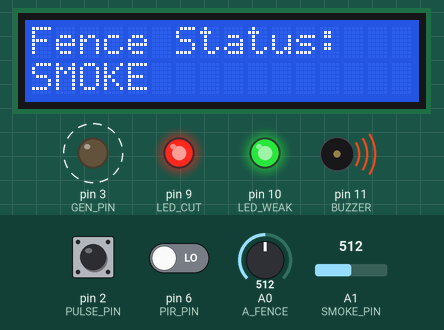
Recording of a sketch running on a simulated Arduino Uno, built with avr-gcc and run on an emulated ATmega328P. Parts: 16×2 character LCD, output pins drawn as LEDs (lit = HIGH), buzzer (waves = sounding). Dashed ring = blinking. Inputs (shaded band) come from the test bench; at power-on: A1 (SMOKE_PIN) = 512, pin 2 (PULSE_PIN) HIGH, A0 (A_FENCE) = 512, pin 6 (PIR_PIN) LOW. What the sketch prints to the serial monitor is not drawn.

Above: at 3.2 s.
3.3 s: A1 (SMOKE_PIN) set to 411
6.3 s: A1 (SMOKE_PIN) set to 383
At 8.1 s:
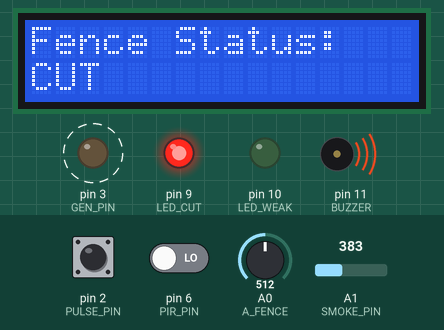
9.3 s: pin 2 (PULSE_PIN) pulled LOW for 0.15 s
At 9.9 s:
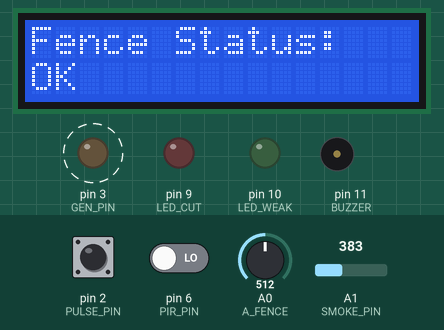
12.1 s: A0 (A_FENCE) set to 308
13.8 s: A0 (A_FENCE) set to 286
At 14.6 s:
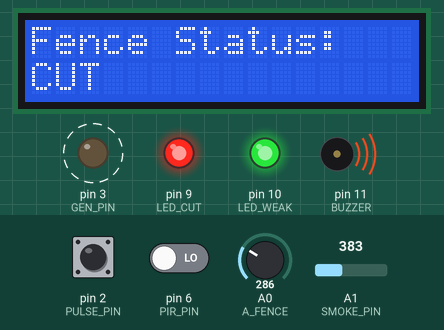
16.7 s: pin 2 (PULSE_PIN) pulled LOW for 1 s
At 18.2 s:
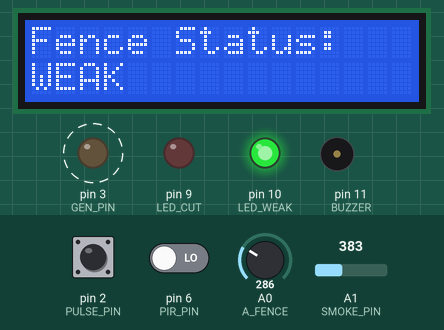
Timing chart, 0 to 51.4 s (numbered marks = the images above; inputs shaded):
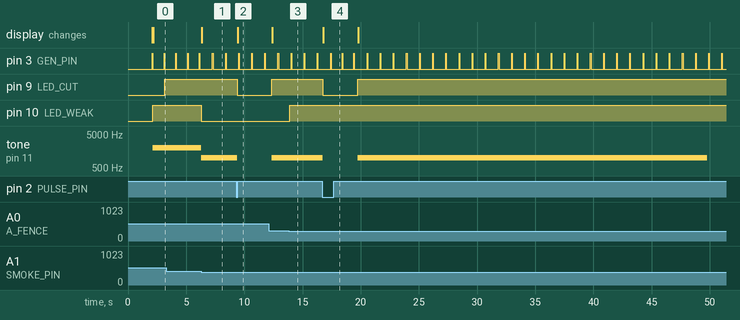

The sketch:

sketch.ino
```cpp
#include <Wire.h>
#include <LiquidCrystal_I2C.h>
const uint8_t PULSE_PIN = 2;
const uint8_t GEN_PIN   = 3;
const uint8_t LED_CUT   = 9;
const uint8_t LED_WEAK  = 10;
const uint8_t BUZZER    = 11;
const uint8_t A_FENCE   = A0;
const uint8_t PIR_PIN   = 6;
const uint8_t SMOKE_PIN = A1;
const unsigned long CUT_TIMEOUT_MS = 3000;
const int FENCE_WEAK_THRESHOLD = 300;
const unsigned long ALARM_DURATION_MS = 30000;
const int SMOKE_THRESHOLD = 400;
LiquidCrystal_I2C lcd(0x27, 16, 2);
volatile unsigned long lastPulseMillis = 0;
volatile unsigned long lastPulseIsrMillis = 0;
const unsigned long DEBOUNCE_MS = 5;
bool alarmActive = false;
unsigned long alarmStartTime = 0;
String lastStatus = "";
void pulseISR() {
  unsigned long t = millis();
  if (t - lastPulseIsrMillis < DEBOUNCE_MS) return;
  lastPulseIsrMillis = t;
  lastPulseMillis = t;
}

void logEvent(const String &msg) {
  unsigned long now = millis() / 1000;
  int h = (now / 3600) % 24;
  int m = (now / 60) % 60;
  int s = now % 60;
  char buf[9];
  sprintf(buf, "%02d:%02d:%02d", h, m, s);
  Serial.print("[");
  Serial.print(buf);
  Serial.print("] ");
  Serial.println(msg);
}

void setup() {
  Serial.begin(115200);

  pinMode(PULSE_PIN, INPUT_PULLUP);
  pinMode(GEN_PIN, OUTPUT);
  pinMode(LED_CUT, OUTPUT);
  pinMode(LED_WEAK, OUTPUT);
  pinMode(BUZZER, OUTPUT);

  pinMode(PIR_PIN, INPUT);

  attachInterrupt(digitalPinToInterrupt(PULSE_PIN), pulseISR, FALLING);

  lastPulseMillis = millis();

  lcd.init();
  lcd.backlight();
  lcd.setCursor(0, 0);
  lcd.print("Fence Monitor");
  lcd.setCursor(0, 1);
  lcd.print("Initializing...");
  delay(2000);
  lcd.clear();

  Serial.println("Fence monitor started with LCD, PIR, and Smoke detection.");
}

void loop() {
  unsigned long now = millis();

  static unsigned long lastGen = 0;
  if (now - lastGen >= 1000) {
    digitalWrite(GEN_PIN, HIGH);
    delay(50);
    digitalWrite(GEN_PIN, LOW);
    lastGen = now;
  }

  bool cutAlarm = (now - lastPulseMillis > CUT_TIMEOUT_MS);
  int fenceLevel = analogRead(A_FENCE);
  bool weakAlarm = (fenceLevel < FENCE_WEAK_THRESHOLD);

  bool motionDetected = digitalRead(PIR_PIN);

  int smokeLevel = analogRead(SMOKE_PIN);
  bool smokeDetected = (smokeLevel > SMOKE_THRESHOLD);

  String currentStatus;
  if (cutAlarm) {
    currentStatus = "CUT";
  } else if (weakAlarm) {
    currentStatus = "WEAK";
  } else {
    currentStatus = "OK";
  }

  if (motionDetected) currentStatus = "MOTION";
  if (smokeDetected) currentStatus = "SMOKE";

  static String lastEvent = "";
  if (currentStatus != lastEvent) {
    logEvent("Fence " + currentStatus);
    lastEvent = currentStatus;
  }

  if (cutAlarm) {
    if (!alarmActive) {
      alarmActive = true;
      alarmStartTime = now;
    }
    if (now - alarmStartTime < ALARM_DURATION_MS) {
      digitalWrite(LED_CUT, HIGH);
      tone(BUZZER, 1000);
    } else {
      digitalWrite(LED_CUT, HIGH);
      noTone(BUZZER);
    }
  } else {
    digitalWrite(LED_CUT, LOW);
    noTone(BUZZER);
    alarmActive = false;
  }

  digitalWrite(LED_WEAK, weakAlarm ? HIGH : LOW);

  if (motionDetected) {
    digitalWrite(LED_CUT, HIGH);
    tone(BUZZER, 1500);
  }
  if (smokeDetected) {
    digitalWrite(LED_WEAK, HIGH);
    tone(BUZZER, 2000);
  }

  lcd.setCursor(0, 0);
  lcd.print("Fence Status:   ");
  lcd.setCursor(0, 1);
  lcd.print("                ");
  lcd.setCursor(0, 1);
  lcd.print(currentStatus);

  delay(100);
}
```

Measured:
- the behaviour switches between 401 and 400 on A1 (SMOKE_PIN) (found by bisection; images 0 and 1)
- the behaviour switches between 300 and 299 on A0 (A_FENCE) (found by bisection; images 2 and 3)
- after the input at 6.3 s, pin 10 (LED_WEAK): HIGH → LOW at once; tone on pin 11 (BUZZER): 2000 Hz → 1000 Hz at once; the display: changes after 0.05 s (image 1)
- after the input at 9.3 s, pin 9 (LED_CUT): HIGH → LOW after 0.08 s; tone on pin 11 (BUZZER): 1000 Hz → silent after 0.08 s; the display: changes after 0.12 s (image 2)
- after the input at 13.8 s, pin 10 (LED_WEAK): LOW → HIGH after 0.08 s
- after the input at 16.7 s, pin 9 (LED_CUT): HIGH → LOW at once, → HIGH 3.0 s later; tone on pin 11 (BUZZER): 1000 Hz → silent after 0.03 s instead of 25.7 s; the display: changes after 0.07 s (image 4)
- by itself, pin 3 (GEN_PIN): alternates HIGH for 0.05 s and LOW for 1.1 s
